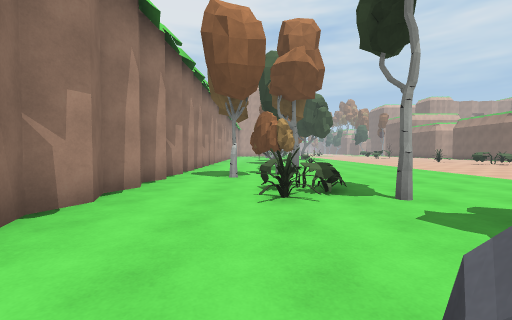
[1] (above)

20 first-person views from a walk through a scene from a Unity 3-D project. The camera is 1.3 m above the floor, tilts 2° down and sees 90° across. The floor is counted in squares, 2 m on a side. Each view is taken from the middle of a square. On the plan, view 1 faces up. The plan holds only what a view shows up to about 9 squares ahead; the rest is blank. The place goes on beyond the plan. The player is left out. Surface patterns are stand-ins for the level's own textures.

[2]
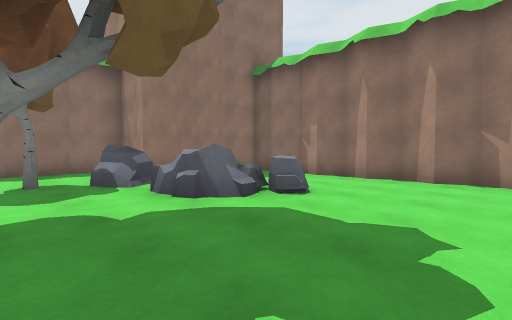

[3]
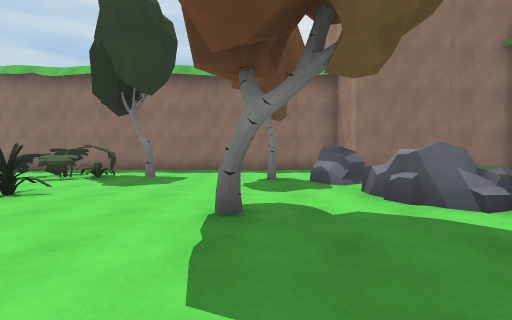

[4]
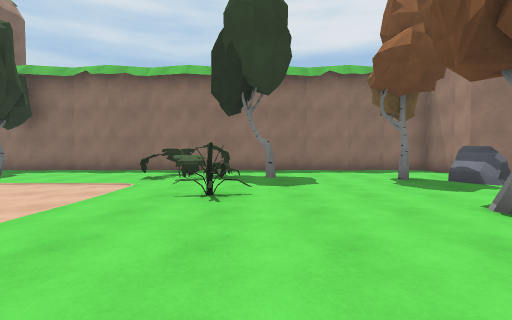

[5]
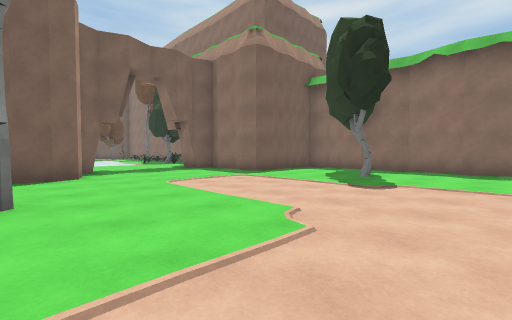

[6]
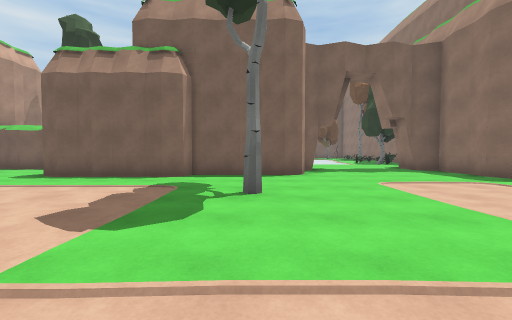

[7]
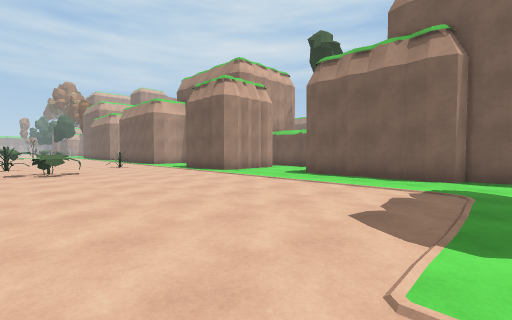

[8]
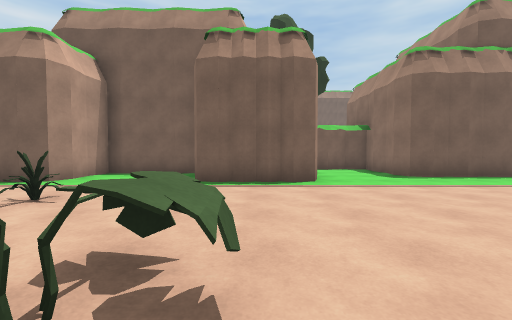

[9]
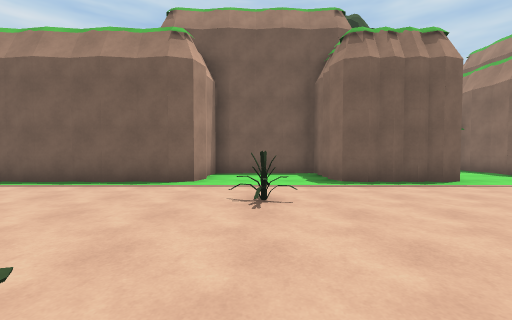

[10]
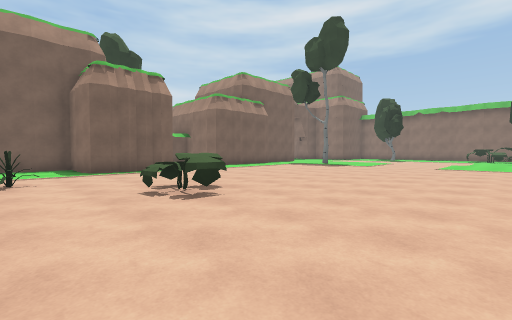

[11]
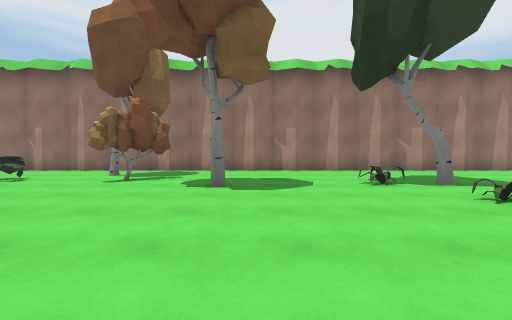

[12]
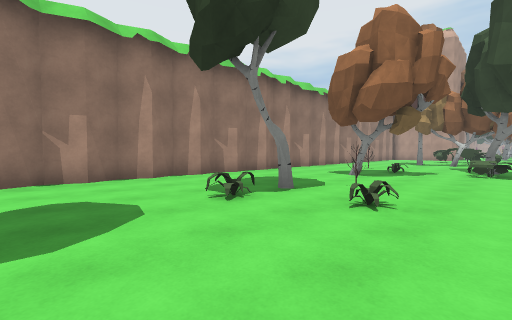

[13]
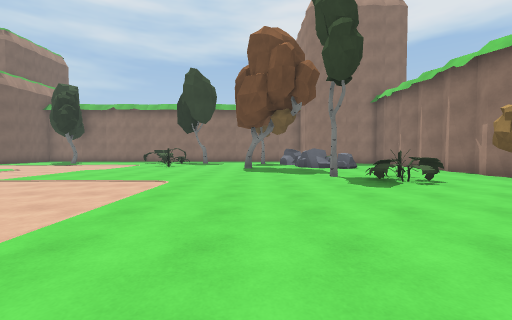

[14]
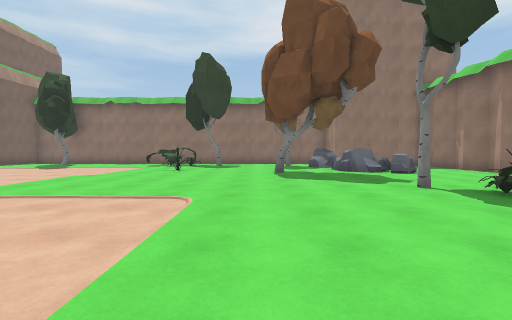

[15]
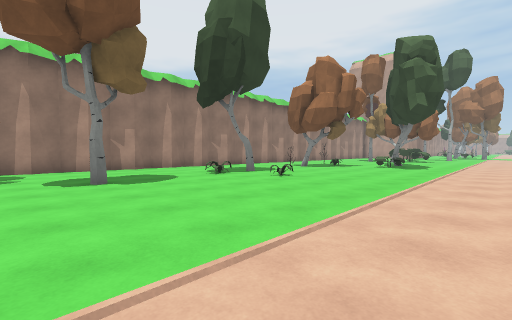

[16]
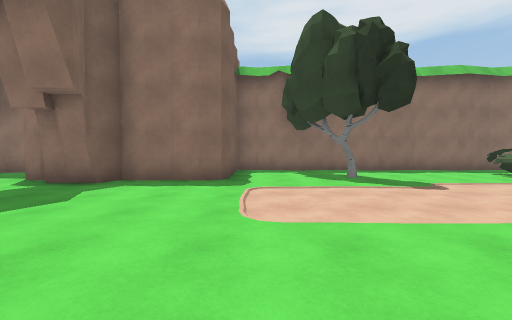

[17]
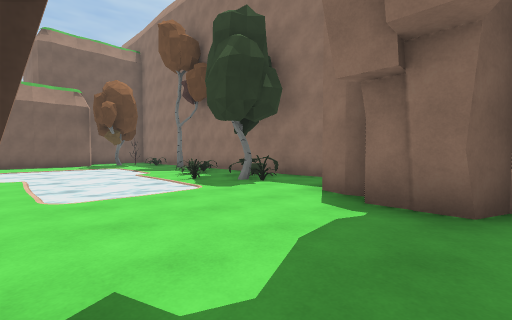

[18]
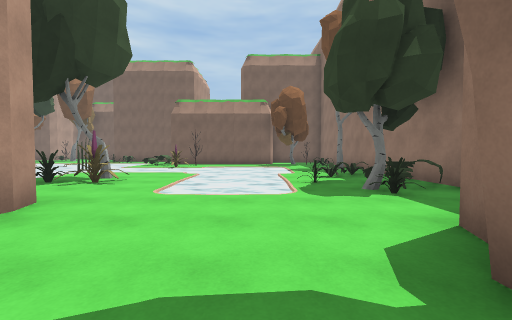

[19]
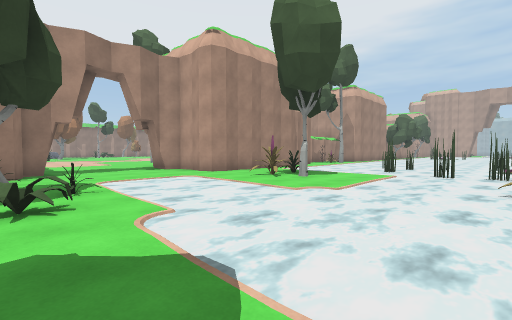

[20]
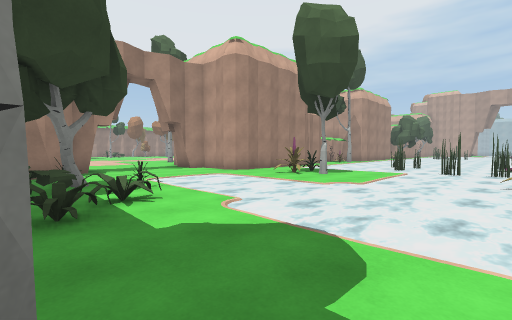

### Floor plan
Key: @ floor where view 1 was taken; # wall or solid block; . floor; ≈ water the walk keeps out of; O other object.
Columns run from 2 left of view 1 to 29 right of it. Each row starts with its distance up from view 1.
 18 # ..O.O...      ..O
 17 O..O......     ...O
 16 ..........   O.....##
 15 #...O...........O...#
 14 #..O................#
 13 O....O........O...OO
 12 ...O..............O   #
 11 #.................OO  #
 10 #.....................#
  9 O..O..................O       ≈O
  8 ..O................OOOO      O≈
  7 #..O...............O         ≈≈≈
  6 #O.................OOOOO   ≈O≈≈≈
  5 O..O...............OO     ≈≈≈≈O≈
  4 ..OO#...............O   O ...≈≈≈
  3 #...O............O..O   O.OO.≈≈≈
  2 #...................OOOOO....≈≈O
  1 O.....................#......≈≈≈
  0 ..@OO.O..................≈≈≈≈≈≈≈
 -1 #.. O.....O..............≈≈≈≈≈≈≈
 -2 O.  OO................#...O..≈≈≈
 -3 #OOOO.O..OOOO......OOOOOOO.O....
 -4    O......OO....O..O   O..O.O.O.
 -5    O...............O   O#######
 -6    O###############O   O
 -7    O

Where each view was taken, in squares from view 1:
view 1: 0 up, 0 right, facing up
view 2: 3 up, 4 right, facing down-left
view 3: 3 up, 4 right, facing down
view 4: 3 up, 7 right, facing down
view 5: 3 up, 11 right, facing down-right
view 6: 3 up, 11 right, facing right
view 7: 4 up, 11 right, facing up-right
view 8: 12 up, 11 right, facing right
view 9: 15 up, 11 right, facing right
view 10: 15 up, 8 right, facing down-right
view 11: 10 up, 6 right, facing left
view 12: 10 up, 4 right, facing up-left
view 13: 10 up, 4 right, facing down
view 14: 8 up, 5 right, facing down
view 15: 8 up, 7 right, facing up-left
view 16: 3 up, 16 right, facing down
view 17: 1 up, 19 right, facing down-right
view 18: 1 down, 19 right, facing right
view 19: 3 down, 29 right, facing up-left
view 20: 4 down, 29 right, facing up-left
